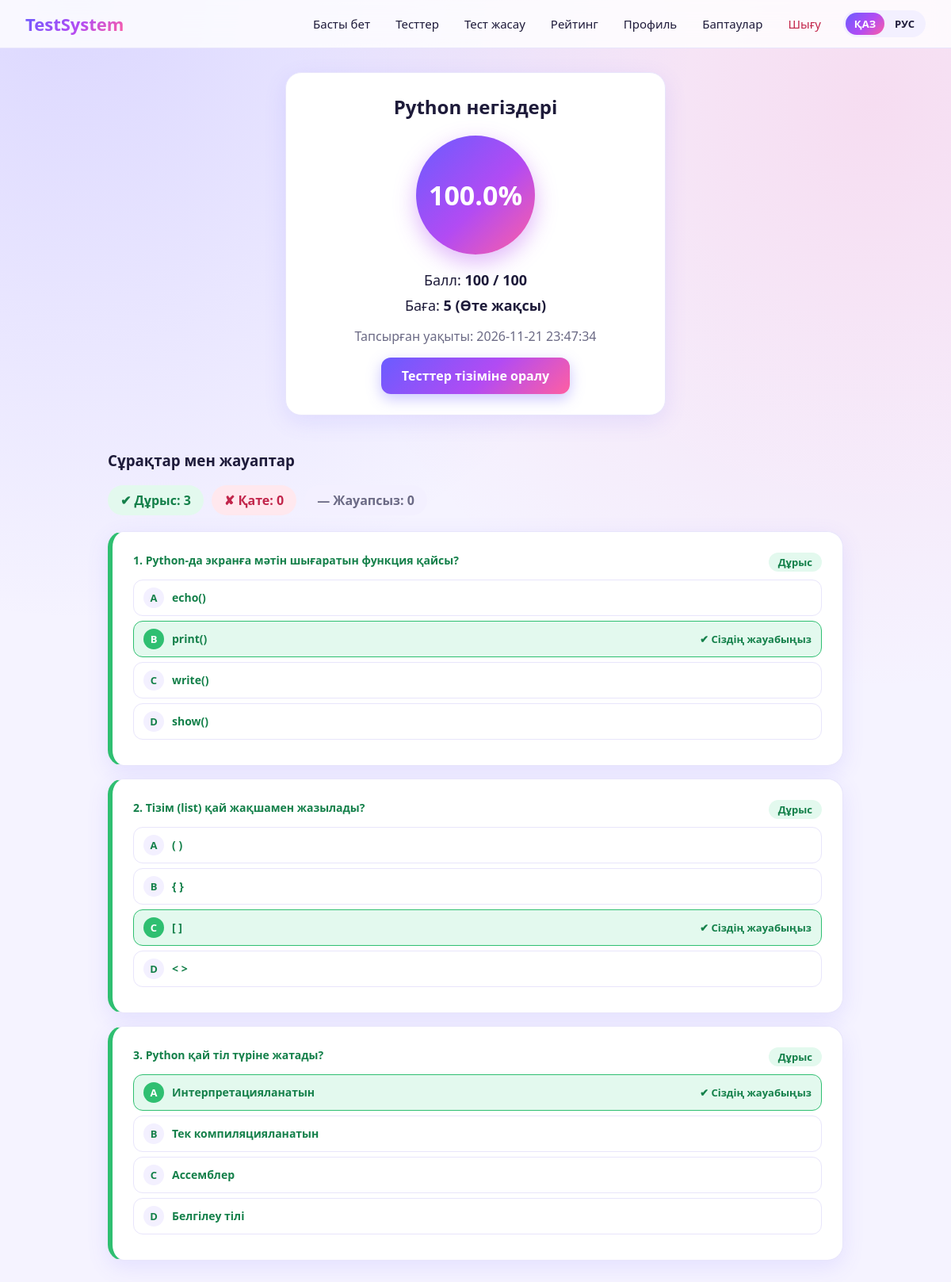
Screenshot of /result/12 (signed in) with the database file from the repository.
### models/test.py (models this page shows)
class Test(Base):
    __tablename__ = "tests"
    id: Mapped[int] = mapped_column(Integer, primary_key=True, autoincrement=True)
    title: Mapped[str] = mapped_column(String, nullable=False)
    description: Mapped[str | None] = mapped_column(String)
    max_score: Mapped[int] = mapped_column(Integer, nullable=False, default=100,
                                           server_default="100")
    duration_minutes: Mapped[int] = mapped_column(Integer, nullable=False, default=20,
                                                  server_default="20")
    created_at: Mapped[str | None] = mapped_column(String,
                                                   server_default=func.current_timestamp())
    created_by: Mapped[int | None] = mapped_column(
        ForeignKey("users.id", ondelete="SET NULL"), nullable=True)
    category_id: Mapped[int | None] = mapped_column(
        ForeignKey("categories.id", ondelete="SET NULL"), nullable=True)
    category = relationship("Category", back_populates="tests")
    questions = relationship("Question", back_populates="test",
                             cascade="all, delete-orphan", order_by="Question.id")

### models/result.py (models this page shows)
class Result(Base):
    __tablename__ = "results"
    id: Mapped[int] = mapped_column(Integer, primary_key=True, autoincrement=True)
    user_id: Mapped[int] = mapped_column(ForeignKey("users.id", ondelete="CASCADE"),
                                         nullable=False)
    test_id: Mapped[int] = mapped_column(ForeignKey("tests.id", ondelete="CASCADE"),
                                         nullable=False)
    score: Mapped[int] = mapped_column(Integer, nullable=False)
    max_score: Mapped[int] = mapped_column(Integer, nullable=False)
    percent: Mapped[float] = mapped_column(Float, nullable=False)
    taken_at: Mapped[str | None] = mapped_column(String,
                                                 server_default=func.current_timestamp())
    user = relationship("User", back_populates="results")
    test = relationship("Test")
    answers = relationship("ResultAnswer", back_populates="result",
                           cascade="all, delete-orphan", order_by="ResultAnswer.position")

class ResultAnswer(Base):
    __tablename__ = "result_answers"
    id: Mapped[int] = mapped_column(Integer, primary_key=True, autoincrement=True)
    result_id: Mapped[int] = mapped_column(ForeignKey("results.id", ondelete="CASCADE"),
                                           nullable=False)
    position: Mapped[int] = mapped_column(Integer, nullable=False)
    question_text: Mapped[str] = mapped_column(String, nullable=False)
    option_a: Mapped[str] = mapped_column(String, nullable=False)
    option_b: Mapped[str] = mapped_column(String, nullable=False)
    option_c: Mapped[str] = mapped_column(String, nullable=False)
    option_d: Mapped[str] = mapped_column(String, nullable=False)
    correct_option: Mapped[str] = mapped_column(String, nullable=False)
    chosen_option: Mapped[str | None] = mapped_column(String)
    result = relationship("Result", back_populates="answers")

### main.py (the view)
@app.get("/result/{result_id}", name="result",
         dependencies=[Depends(login_required)])
@app.get("/result/{result_id}", name="result",
         dependencies=[Depends(login_required)])
def result_page(request: Request, result_id: int):
    conn = get_db()
    r = conn.execute("""
        SELECT r.*, t.title, u.full_name
        FROM results r
        JOIN tests t ON t.id = r.test_id
        JOIN users u ON u.id = r.user_id
        WHERE r.id = ?
    """, (result_id,)).fetchone()
    if r is None:
        conn.close()
        raise HTTPException(status_code=404, detail="Нәтиже табылмады")
    if (r["user_id"] != request.session["user_id"]
            and request.session.get("role") != "admin"):
        conn.close()
        raise HTTPException(status_code=403, detail="Рұқсат жоқ")
    rows = conn.execute(
        "SELECT * FROM result_answers WHERE result_id = ? ORDER BY position",
        (result_id,),
    ).fetchall()
    conn.close()
    stats = {"correct": 0, "wrong": 0, "skipped": 0}
    review = []
    for a in rows:
        chosen = a["chosen_option"]
        if chosen is None:
            status = "skipped"
        elif chosen == a["correct_option"]:
            status = "correct"
        else:
            status = "wrong"
        stats[status] += 1
        review.append({
            "position": a["position"],
            "text": a["question_text"],
            "status": status,
            "chosen": chosen,
            "correct": a["correct_option"],
            "options": [("A", a["option_a"]), ("B", a["option_b"]),
                        ("C", a["option_c"]), ("D", a["option_d"])],
        })
    return render(request, "result.html", r=r, grade=get_grade(r["percent"]),
                  review=review, stats=stats)

### templates/result.html (shortened to what this page needs)
{% extends "base.html" %}
{% block content %}
<div class="card result-card">
    <h2>{{ r.title }}</h2>
    <div class="score-circle">{{ r.percent }}%</div>
    <p class="score-line">Балл: <b>{{ r.score }} / {{ r.max_score }}</b></p>
    <p class="score-line">Баға: <b>{{ grade }}</b></p>
    <p class="hint">Тапсырған уақыты: {{ r.taken_at }}</p>
    <a class="btn" href="{{ url_for('tests') }}">Тесттер тізіміне оралу</a>
</div>
{% if review %}
<h3 class="section-title">Сұрақтар мен жауаптар</h3>
<div class="chips">
    <span class="chip ok">✔ Дұрыс: <b>{{ stats.correct }}</b></span>
    <span class="chip bad">✘ Қате: <b>{{ stats.wrong }}</b></span>
    <span class="chip skip">— Жауапсыз: <b>{{ stats.skipped }}</b></span>
</div>
{% for a in review %}
<div class="card review-card {{ a.status }}">
    <div class="review-head">
        <b>{{ a.position }}. {{ a.text }}</b>
        {% if a.status == 'correct' %}<span class="tag ok">Дұрыс</span>
        {% elif a.status == 'wrong' %}<span class="tag bad">Қате</span>
        {% else %}<span class="tag skip">Жауап берілмеген</span>{% endif %}
    </div>
    {% for letter, text in a.options %}
    <div class="opt-line {% if letter == a.correct %}opt-correct{% elif letter == a.chosen %}opt-wrong{% endif %}">
        <span class="opt-letter">{{ letter }}</span>
        <span class="opt-text">{{ text }}</span>
        {% if letter == a.correct and letter == a.chosen %}<span class="opt-mark">✔ Сіздің жауабыңыз</span>
        {% elif letter == a.correct %}<span class="opt-mark">✔ Дұрыс жауап</span>
        {% elif letter == a.chosen %}<span class="opt-mark">✘ Сіздің жауабыңыз</span>{% endif %}
    </div>
    {% endfor %}
</div>
{% endfor %}
{% else %}
<div class="card review-note">
    Бұл нәтиже сұрақтарды талдау қосылғанға дейін тапсырылған, сондықтан сұрақтар мен жауаптардың толық тізімі сақталмаған.
</div>
{% endif %}
{% endblock %}

### static/style.css (style rules this page uses)
:root { --bg: #f5f3ff; --surface: #ffffff; --text: #1e1b3a; --muted: #6b6a85; --border: #e8e5fb; --link: #5b4bf0; --grad: linear-gradient(135deg, #6a5cff 0%, #b24bf3 55%, #ff5fa2 100%); --grad-soft: linear-gradient(135deg, #ece9ff, #ffe6f1); --shadow: 0 8px 28px rgba(106, 92, 255, .12); --nav: rgba(255, 255, 255, .8); --input-bg: #faf9ff; --th-bg: #f3f0ff; --success-bg: #e3f9ee; --success: #14804a; --error-bg: #ffe8ee; --error: #c2264b; }
* { box-sizing: border-box; }
body { margin: 0; min-height: 100vh; color: var(--text); font-family: 'Segoe UI', system-ui, -apple-system, Arial, sans-serif; background-color: var(--bg); background-image: radial-gradient(circle at 8% 0%, rgba(106, 92, 255, .18), transparent 40%), radial-gradient(circle at 92% 8%, rgba(255, 95, 162, .15), transparent 40%); background-attachment: fixed; }
a { color: var(--link); }
h2, h3 { margin-top: 0; }
.hint { text-align: center; color: var(--muted); margin-top: 16px; }
.section-title { margin-top: 44px; }
.btn { display: inline-block; background: var(--grad); color: #fff; border: none; padding: 12px 26px; border-radius: 12px; cursor: pointer; text-decoration: none; font-size: 16px; font-weight: 600; box-shadow: 0 6px 18px rgba(106, 92, 255, .35); transition: transform .15s, box-shadow .15s; }
.card { background: var(--surface); padding: 26px; border-radius: 20px; box-shadow: var(--shadow); border: 1px solid var(--border); }
.result-card { max-width: 480px; margin: 20px auto; text-align: center; }
.score-circle { width: 150px; height: 150px; border-radius: 50%; margin: 20px auto; background: var(--grad); color: #fff; font-size: 34px; font-weight: bold; display: flex; align-items: center; justify-content: center; box-shadow: 0 10px 28px rgba(178, 75, 243, .4); }
.score-line { font-size: 18px; margin: 8px 0; }
.correct { color: var(--success); font-size: 14px; font-weight: bold; }
.chips { display: flex; gap: 10px; flex-wrap: wrap; margin: 12px 0 20px; }
.chip { padding: 8px 16px; border-radius: 20px; font-weight: 600; }
.chip.ok { background: var(--success-bg); color: var(--success); }
.chip.bad { background: var(--error-bg); color: var(--error); }
.chip.skip { background: var(--th-bg); color: var(--muted); }
.review-card { margin-bottom: 16px; border-left: 6px solid var(--border); }
.review-card.correct { border-left-color: #2fbf71; }
.review-head { display: flex; justify-content: space-between; align-items: flex-start; gap: 12px; margin-bottom: 10px; }
.tag { padding: 3px 12px; border-radius: 12px; font-size: 13px; font-weight: 700; white-space: nowrap; }
.tag.ok { background: var(--success-bg); color: var(--success); }
.opt-line { display: flex; align-items: center; gap: 10px; padding: 9px 12px; margin: 6px 0; border-radius: 12px; border: 1.5px solid var(--border); }
.opt-letter { width: 26px; height: 26px; border-radius: 50%; background: var(--th-bg); display: flex; align-items: center; justify-content: center; font-weight: 700; font-size: 13px; flex-shrink: 0; }
.opt-text { flex: 1; word-break: break-word; }
.opt-mark { font-size: 13px; font-weight: 700; white-space: nowrap; }
.opt-line.opt-correct { background: var(--success-bg); border-color: #2fbf71; color: var(--success); }
.opt-line.opt-correct .opt-letter { background: #2fbf71; color: #fff; }

### rows the page displays
Test: title "Python негіздері"
Result: percent "100.0", score "100", max_score "100", taken_at "2026-11-21 23:47:34"
ResultAnswer: position "1", text "Python-да экранға мәтін шығаратын функция қайсы?", letter "A", option_a "echo()", letter "B", option_b "print()", shows "✔ Сіздің жауабыңыз", letter "C", option_c "write()", letter "D", option_d "show()"
ResultAnswer: position "2", text "Тізім (list) қай жақшамен жазылады?", letter "A", option_a "( )", letter "B", option_b "{ }", letter "C", option_c "[ ]", shows "✔ Сіздің жауабыңыз", letter "D", option_d "< >"
ResultAnswer: position "3", text "Python қай тіл түріне жатады?", letter "A", option_a "Интерпретацияланатын", shows "✔ Сіздің жауабыңыз", letter "B", option_b "Тек компиляцияланатын", letter "C", option_c "Ассемблер", letter "D", option_d "Белгілеу тілі"

### other values shown
{{ grade }} "5 (Өте жақсы)"
{{ stats.correct }} "3"
{{ stats.wrong }} "0"
{{ stats.skipped }} "0"
